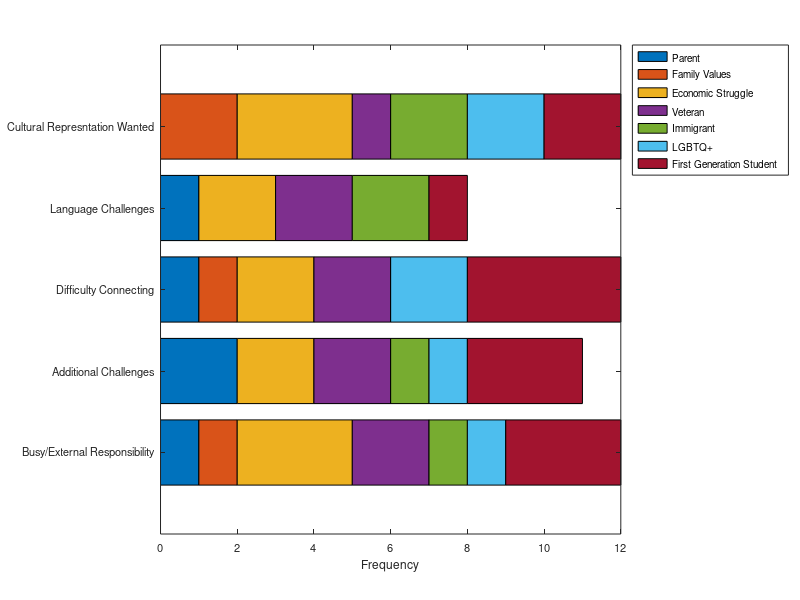

This figure's MATLAB source:
% Sample data (replace with your actual data)
terms = {'Cultural Represntation Wanted', 'Language Challenges', 'Difficulty Connecting', 'Additional Challenges', 'Busy/External Responsibility'};
interviewees = {'Garrett', 'Bryan', 'Mae', 'Daniel', 'Bolivar', 'Javier', 'Fernando', 'Jazmin', 'Sanjida'};
themes = {'First Generation Student', 'LGBTQ+', 'Immigrant', 'Veteran', 'Economic Struggle', 'Family Values', 'Parent'}; 

wordCount = [
	3 1 1 2 3 1 1
	3 1 1 2 2 0 2
	4 2 0 2 2 1 1
	1 0 2 2 2 0 1
	2 2 2 1 3 2 0  
	
];
 
% Reverse the order of terms
terms = flip(terms);
 
% Stacked bar plot
figure;
barh(wordCount(:, end:-1:1), 'stacked');
set(gca, 'YTickLabel', terms, 'YTick', 1:numel(terms), 'FontSize', 8);
xlabel('Frequency');
ylabel(' ');
title(' ');
legend(flip(themes), 'Location', 'BestOutside');

saveas(gca,'Images/barchart.png')